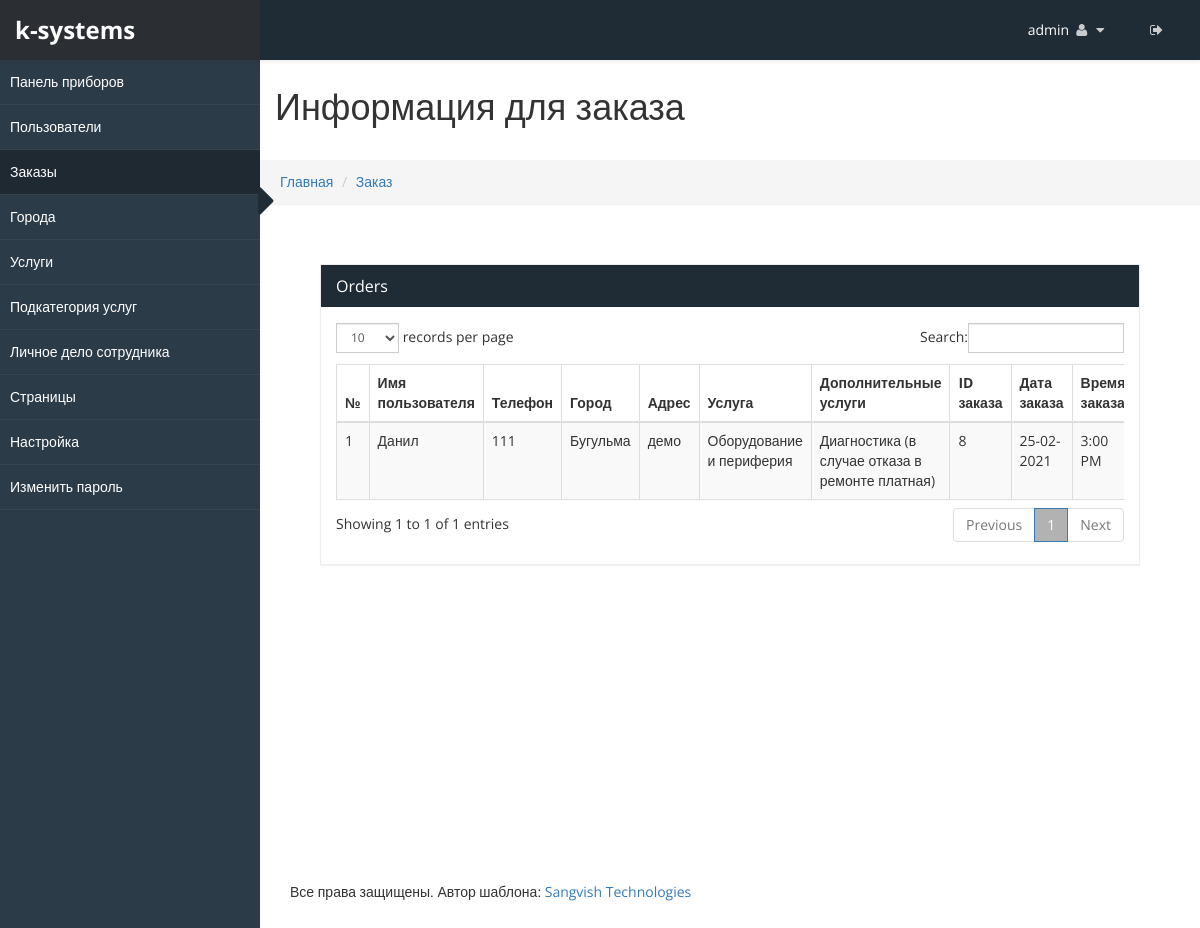
Screenshot of /admincp/order.php (signed in) with the database file from the repository.
### tables this page shows
CREATE TABLE `sv_admin_login` (
  `admin_id` int(20) NOT NULL,
  `user_name` varchar(255) NOT NULL,
  `password` varchar(255) NOT NULL,
  `email_id` varchar(255) NOT NULL,
  `site_name` varchar(255) NOT NULL,
  `logo` varchar(255) NOT NULL,
  `favicon` varchar(255) NOT NULL,
  `site_desc` varchar(255) NOT NULL,
  `keyword` varchar(255) NOT NULL,
  `site_url` varchar(255) NOT NULL,
  `paypal_id` varchar(200) NOT NULL,
  `currency_mode` varchar(200) NOT NULL,
  `paypal_site_mode` varchar(200) NOT NULL
);

CREATE TABLE `sv_user_order` (
  `order_id` int(25) NOT NULL,
  `name` varchar(255) NOT NULL,
  `address` varchar(255) NOT NULL,
  `services` varchar(255) NOT NULL,
  `sub_services` varchar(255) NOT NULL,
  `date` date NOT NULL,
  `order_time` varchar(200) NOT NULL,
  `requirement` varchar(255) DEFAULT NULL,
  `order_phone_no` varchar(255) NOT NULL,
  `phone_no` varchar(255) NOT NULL,
  `city_name` varchar(255) NOT NULL,
  `price` int(200) NOT NULL,
  `payment_mode` varchar(200) NOT NULL,
  `payment_status` varchar(200) NOT NULL,
  `currency_code` varchar(200) NOT NULL DEFAULT '-'
);

CREATE TABLE `sv_user_profile` (
  `signup_id` int(25) NOT NULL,
  `name` varchar(255) NOT NULL,
  `email_id` varchar(255) NOT NULL,
  `password` varchar(255) NOT NULL,
  `phone_no` varchar(255) NOT NULL,
  `city` varchar(255) NOT NULL,
  `address` varchar(255) NOT NULL,
  `pin_code` varchar(255) DEFAULT NULL,
  `gender` int(25) DEFAULT NULL,
  `date` date NOT NULL,
  `updat_time` date NOT NULL DEFAULT current_timestamp()
);

CREATE TABLE `sv_city` (
  `city_id` int(25) NOT NULL,
  `city_name` varchar(255) NOT NULL
);

CREATE TABLE `sv_services` (
  `services_id` int(25) NOT NULL,
  `services_name` varchar(255) NOT NULL,
  `service_img` varchar(255) NOT NULL
);

CREATE TABLE `sv_services_sub` (
  `sid` int(20) NOT NULL,
  `services_name` varchar(255) NOT NULL,
  `services_sub_name` varchar(255) NOT NULL,
  `price` int(100) NOT NULL
);

### admincp/order.php (the view, shortened to what this page needs)
<?php include("../connection.php");
?>
<!DOCTYPE html>
<html xmlns="http://www.w3.org/1999/xhtml">
<body>
    <div id="wrapper">
        <?php include("top_menu.php") ?>
        <?php include("side_menu.php") ?>
        <div id="page-wrapper" >
		  <div class="header">
                        <h1 class="page-header">
						Информация для заказа
                        </h1>
						<ol class="breadcrumb">
					  <li><a href="dashboard.php">Главная</a></li>
					  <li><a href="#">Заказ</a></li>
					</ol>
		</div>
            <div id="page-inner">
            <div id="page-inner">
            <div class="row">
                <div class="col-md-12">
                    <div class="panel panel-default">
                        <div class="panel-heading">
                             Orders
                        </div>
                        <div class="panel-body">
                            <div class="table-responsive">
                                <table class="table table-striped table-bordered table-hover" id="dataTables-example">
                                    <thead>
                                        <tr>
                                           <th>№</th>
										   <th>Имя пользователя</th>
											<th>Телефон</th>
											<th>Город</th>
											<th>Адрес</th>
											<th>Услуга</th>
											<th>Дополнительные услуги</th>
											<th>ID заказа</th>
											<th>Дата заказа</th>
											<th>Время заказа</th>
                                        </tr>
                                    </thead>
									<tbody>
									<?php
									$sno=0;
									$res=mysqli_query($con, "select * from sv_user_order ORDER BY order_id DESC");
									while($row=mysqli_fetch_array($res))
									{
										$sno++;
										$phone_no=mysqli_real_escape_string($con, $row['phone_no']);
										$services_id=mysqli_real_escape_string($con, $row['services']);
										$sub_services_id=mysqli_real_escape_string($con, $row['sub_services']);
										$order_date=mysqli_real_escape_string($con, date("d-m-Y",strtotime($row['date'])));
										$query=mysqli_fetch_array(mysqli_query($con, "select * from sv_user_profile where phone_no='$phone_no'"));
										$services=mysqli_fetch_array(mysqli_query($con, "select * from sv_services where services_id='$services_id'"));
										$sub_services=mysqli_fetch_array(mysqli_query($con, "select * from sv_services_sub where sid='$sub_services_id'"));
										$city_id=mysqli_real_escape_string($con, $row['city_name']);
										$city=mysqli_fetch_array(mysqli_query($con, "select * from sv_city where city_id='$city_id'"));
									?>
										<tr>
											<td><?php echo $sno; ?></td>
											<td><?php echo $query['name'];?></td>
											<td><?php echo $row['phone_no']; ?></td>
											<td><?php echo $city['city_name']; ?></td>
											<td><?php echo $row['address']; ?></td>
											<td><?php echo $services['services_name']; ?></td>
											<td><?php echo $sub_services['services_sub_name']; ?></td>
											<td><?php echo $row['order_id'];?></td>
											<td><?php echo $order_date; ?></td>
											<td><?php echo $row['order_time']; ?></td>
										</tr>
										<?php } ?>
									</tbody>
                                </table>
                            </div>
                        </div>
                    </div>
                </div>
            </div>
                   </div>
				   				<?php include("footer.php") ?>
    </div>
            </div>
</body>
</html>

### admincp/top_menu.php (shortened to what this page needs)
<?php
 $res=mysqli_fetch_array(mysqli_query($con, "select * from sv_admin_login"));
	$site_name=mysqli_real_escape_string($con, $res['site_name']);
	$site_url=mysqli_real_escape_string($con, $res['site_url']);
?>
<head>
    <link href="css/bootstrap.css" rel="stylesheet" />
    <link href="css/font-awesome.css" rel="stylesheet" />
    <link href="css/custom-styles.css" rel="stylesheet" />
    <link href="js/dataTables/dataTables.bootstrap.css" rel="stylesheet" />
	    <link href="css/style.css" rel="stylesheet" />
    <link rel="stylesheet" href="js/Lightweight-Chart/cssCharts.css">
	    <link href="css/style.css" rel="stylesheet" />
		<link href="http://www.jqueryscript.net/css/jquerysctipttop.css" rel="stylesheet" type="text/css">
<link rel="stylesheet" type="text/css" href="css/livegraph.css" />
</head>
<?php include("../connection.php");
if(!isset($_SESSION['user_nam']))
	header("Location:index.php");
else
{
	$user_name=mysqli_real_escape_string($con, $_SESSION['user_nam']);
	$res=mysqli_fetch_array(mysqli_query($con, "select * from sv_admin_login where user_name='$user_name'"));
	$uname=mysqli_real_escape_string($con, $res['user_name']);
}
?>
<nav class="navbar navbar-default top-navbar" role="navigation">
            <div class="navbar-header">
                <a class="navbar-brand" href="<?php echo $site_url;?>"><strong><?php echo $site_name; ?></strong></a>
            </div>
            <ul class="nav navbar-top-links navbar-right">
                 <li class="dropdown">
                    <a class="dropdown-toggle" data-toggle="dropdown" href="#" aria-expanded="false">
					<span><?php echo $uname;?></span>
                        <i class="fa fa-user fa-fw"></i> <i class="fa fa-caret-down"></i>
                    </a>
                </li>
				 <li class="dropdown">
                    <a href="logout.php">
                        <i class="fa fa-sign-out" aria-hidden="true"></i>
                    </a>
                </li>
            </ul>
        </nav>

### admincp/css/custom-styles.css (style rules this page uses)
body { font-family: 'Open Sans', sans-serif; background: #fff; }
#wrapper { width: 100%; }
#page-wrapper { padding: 15px 15px; min-height: 600px; background: #fff; }
#page-inner { width:100%; margin:10px 20px 10px 0px; padding: 15px 30px; min-height:600px; }
h1, .h1, h2, .h2, h3, .h3 { margin-top: 7px; }
body { overflow-x:hidden; }
.panel { border-radius:0px; }
.top-navbar { position: fixed; width: 100%; z-index: 300; -webkit-box-shadow: 0 3px 3px rgba(0, 0, 0, 0.05); -moz-box-shadow: 0 3px 3px rgba(0, 0, 0, 0.05); box-shadow: 0 3px 3px rgba(0, 0, 0, 0.05); }
#page-wrapper { position: relative; top: 55px; box-shadow: 0 0 10px #757575; -moz-box-shadow: 0 0 10px #757575; -webkit-box-shadow: 0 0 10px #757575; }
.breadcrumb { padding: 12px 10px 12px 20px; margin-bottom: 20px; list-style: none; border-radius: 0; -webkit-box-shadow: 0 1px 1px rgba(0,0,0,.05); box-shadow: 0 1px 1px rgba(0,0,0,.05); }
.page-header { padding-bottom: 9px; margin: 0; border-bottom: 1px solid transparent; text-align: left;background-color: #fff;padding: 32px 22px 32px 15px; }
.panel-default { border-color: #ECECEC; }
.panel-default > .panel-heading { color: #FFF; border-color: #FFF; background: #1F2C36 none repeat scroll 0 0; font-size: 16px; }
.top-navbar { margin:0px; padding:0px 30px 0 0; }
.top-navbar .navbar-brand { color: #fff; width: 260px; text-align: left; height: 60px; font-size: 24px; font-weight: 700; line-height: 30px; background: #1F2C36; }
.top-navbar .nav > li { position: relative; display: inline-block; margin: 0px; padding: 0px; }
.top-navbar .nav > li > a { position: relative; display: block; padding: 20px; color: #FFFFFF; margin: 0px; }
.top-navbar { background: #1F2C36; border-bottom:none; }
.top-navbar .nav > li > a > i { margin-right: 2px; }
.navbar-default { border:0px solid black; }
.navbar-header { background: transparent; }
.nav > li > a > i { margin-right:10px; color: rgba(255, 255, 255, 0.76); }
@media (min-width:768px) { #page-wrapper { margin: 0 0 0 260px; padding: 0; min-height: 1200px; } }
@media (min-width:768px) { .navbar { border-radius: 0px; } }

### admincp/css/livegraph.css (style rules this page uses)
table { border-collapse: collapse; }
table, th, td { border: 1px solid black; padding: 4px; }

### rows the page displays
sv_admin_login: site_name "k-systems", user_name "admin"
sv_user_order: sv_user_profile.name "Данил", phone_no "111", sv_city.city_name "Бугульма", address "демо", sv_services.services_name "Оборудование и периферия", sv_services_sub.services_sub_name "Диагностика (в случае отказа в ремонте платная)", order_id "8", date "25-02-2021", order_time "3:00 PM"
